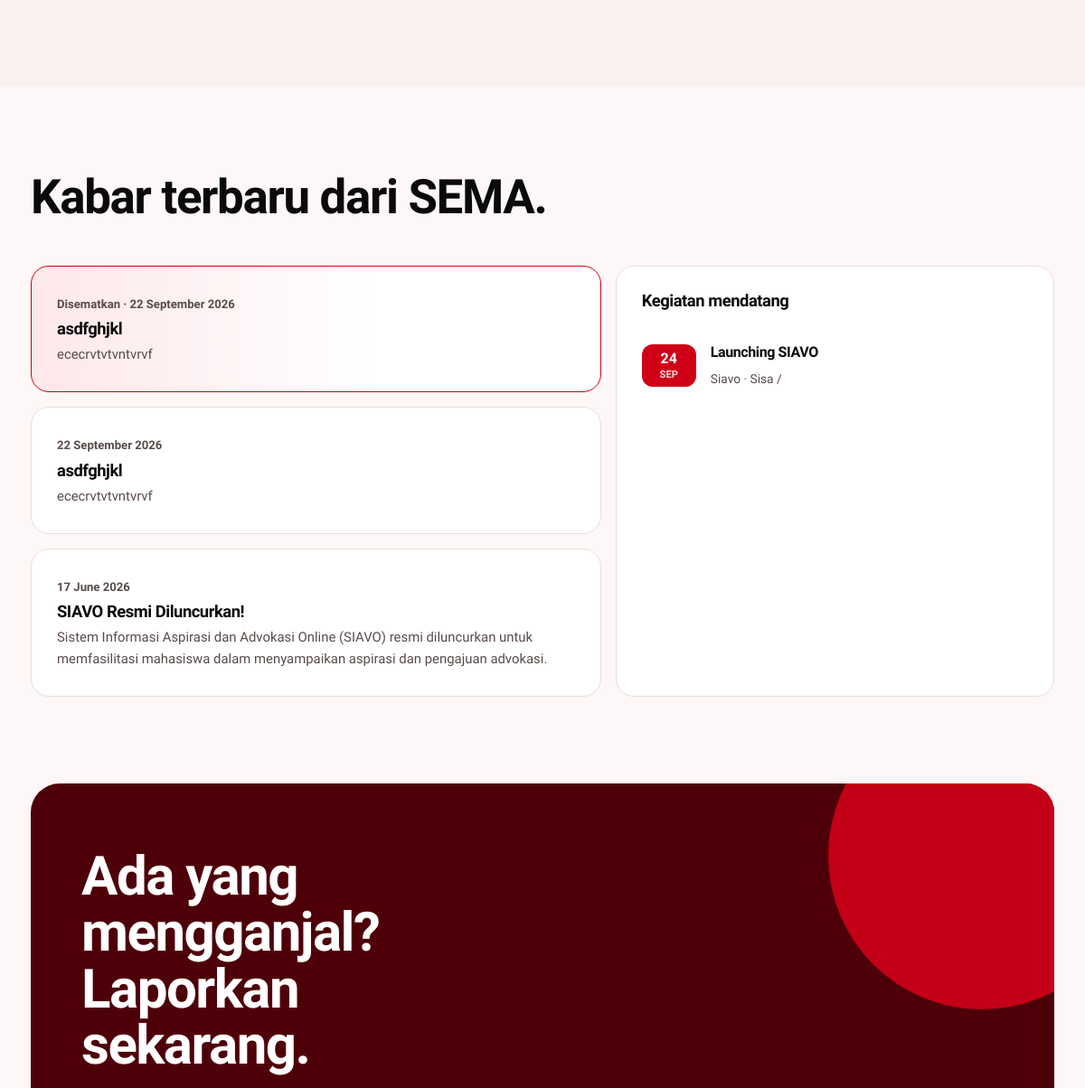
Before: / (middle part) with the older database file.
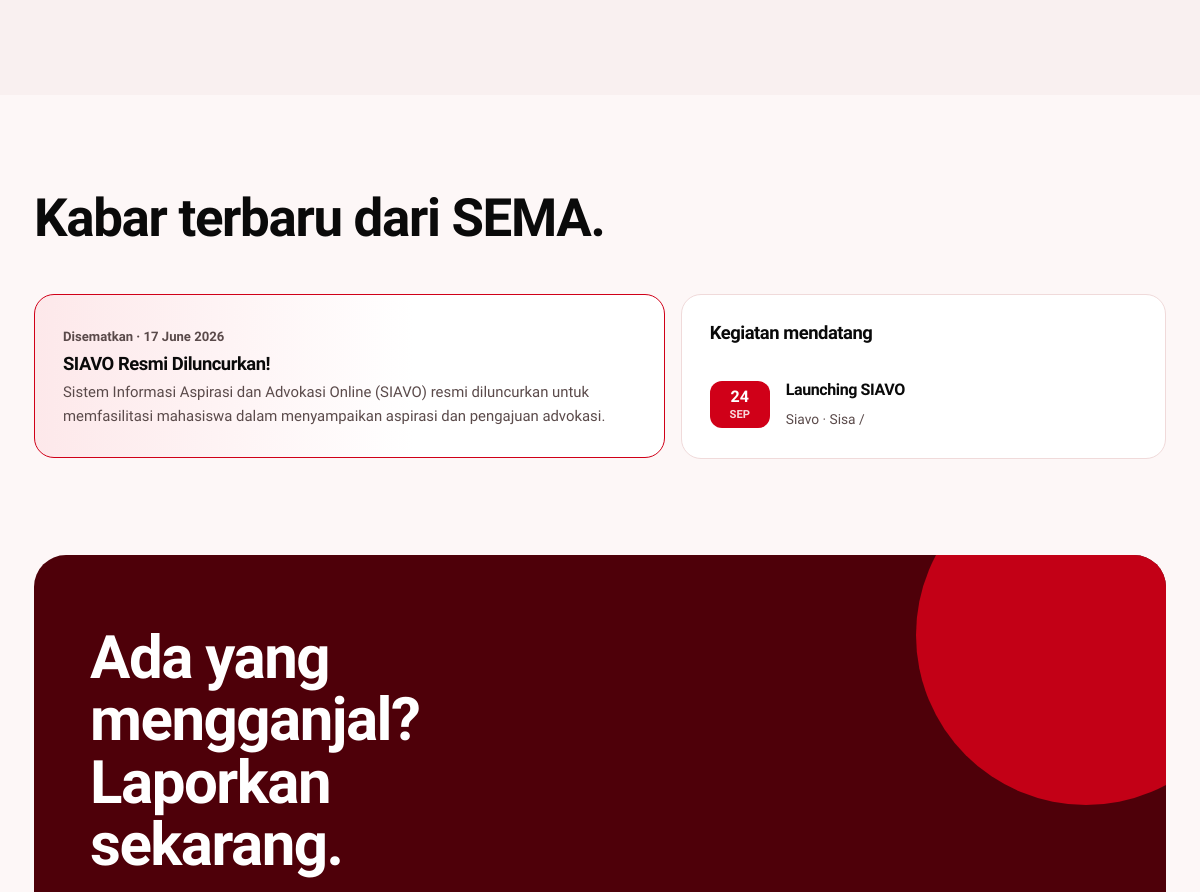
After: the same page with the newer database file.
### tables this page shows
CREATE TABLE `pengumuman` (
  `id` int(11) NOT NULL,
  `judul` varchar(200) NOT NULL,
  `isi` text NOT NULL,
  `created_by` int(11) NOT NULL,
  `created_at` timestamp NOT NULL DEFAULT current_timestamp()
);

CREATE TABLE `kegiatan` (
  `id` int(11) NOT NULL,
  `nama` varchar(200) NOT NULL,
  `deskripsi` text NOT NULL,
  `tipe` enum('sema','siavo') NOT NULL,
  `tanggal` date NOT NULL,
  `waktu` time DEFAULT NULL,
  `gambar` varchar(255) DEFAULT NULL,
  `created_at` timestamp NOT NULL DEFAULT current_timestamp()
);

### index.php (the view, shortened to what this page needs)
<?php
require_once 'includes/functions.php';
$pengumuman = [];
$sql = "SELECT * FROM pengumuman ORDER BY created_at DESC LIMIT 4";
$result = $conn->query($sql);
if ($result) {
    while ($row = $result->fetch_assoc()) {
        $pengumuman[] = $row;
    }
}
$kegiatan = [];
$sql = "SELECT * FROM kegiatan ORDER BY tanggal DESC LIMIT 3";
$result = $conn->query($sql);
if ($result) {
    while ($row = $result->fetch_assoc()) {
        $kegiatan[] = $row;
    }
}
include 'includes/header_guest.php';
?>
<section id="informasi" style="background:var(--surface-2)">
</section>
<section id="kabar">
    <div class="wrap">
        <div class="sec-head">
            <h2>Kabar terbaru dari SEMA.</h2>
        </div>
        <div class="news">
            <div>
                <?php if (empty($pengumuman)): ?>
                <div class="ann">
                    <p>Belum ada pengumuman.</p>
                </div>
                <?php else: foreach ($pengumuman as $i => $p): ?>
                <div class="ann <?php echo $i === 0 ? 'pin' : ''; ?>">
                    <time><?php echo $i === 0 ? 'Disematkan · ' : ''; ?><?php echo date('d F Y', strtotime($p['created_at'])); ?></time>
                    <h3 style="margin-top:6px"><?php echo htmlspecialchars($p['judul']); ?></h3>
                    <p><?php echo nl2br(htmlspecialchars(substr($p['isi'], 0, 160))); ?><?php echo strlen($p['isi']) > 160 ? '...' : ''; ?>
                    </p>
                </div>
                <?php endforeach; endif; ?>
            </div>
            <div class="ann" style="padding-bottom:10px">
                <h3 style="margin-bottom:20px">Kegiatan mendatang</h3>
                <?php if (empty($kegiatan)): ?>
                <p style="color:var(--ink-2);font-size:.9rem">Belum ada kegiatan.</p>
                <?php else: foreach ($kegiatan as $k): ?>
                <div class="ev">
                    <div class="date">
                        <?php echo date('d', strtotime($k['tanggal'])); ?>
                        <small><?php echo strtoupper(date('M', strtotime($k['tanggal']))); ?></small>
                    </div>
                    <div>
                        <h3><?php echo htmlspecialchars($k['nama']); ?></h3>
                        <p><?php echo ucfirst($k['tipe']); ?> · Sisa
                            <?php echo $k['sisa']; ?>/<?php echo $k['kuota']; ?></p>
                    </div>
                </div>
                <?php endforeach; endif; ?>
            </div>
        </div>
    </div>
</section>
<div class="cta">
    <div class="wrap">
        <div class="cta-box">
            <h2>Ada yang mengganjal? Laporkan sekarang.</h2>
        </div>
    </div>
</div>
<?php include 'includes/footer_guest.php'; ?>
</body>
</html>

Changed rows visible on the page:
removed pengumuman: shows "Disematkan ·", created_at "22 September 2026", judul "asdfghjkl", isi "ececrvtvtvntvrvf"
removed pengumuman: created_at "22 September 2026", judul "asdfghjkl", isi "ececrvtvtvntvrvf"
shown differently, row unchanged: pengumuman "SIAVO Resmi Diluncurkan!": now shows "Disematkan ·"
